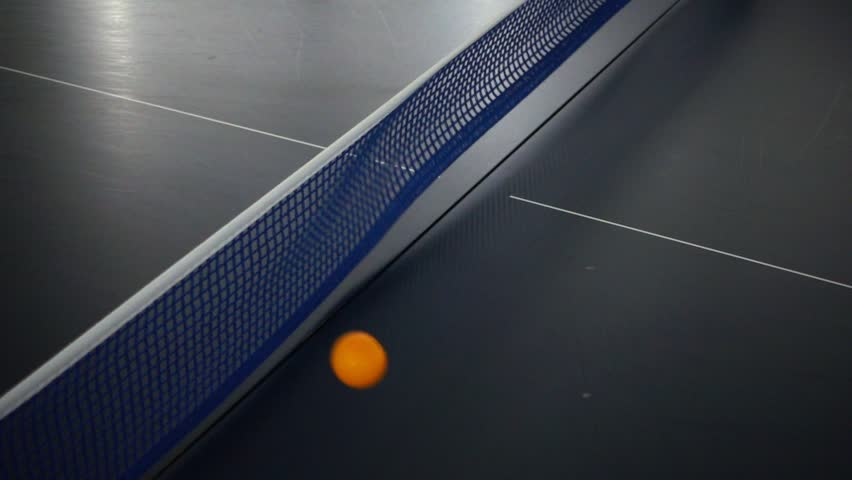
#> input picture aula02/pingpong.jpg, 852 x 480 px
$ jupyter execute --allow-errors aula02_02_morfologia.ipynb
#> lines starting #> are read from the running program, lines starting #| are printed output that depends on the picture; after the words box and inside, x2 and y2 are one past the last pixel; in counts of white or black regions, pixels touching at a corner belong together
# Operações Morfológicas

Muitas vezes o resultado de uma segmentação por mascaramento não sai exatamente como queríamos.

Para imagens coloridas, o mais comum é trabalhar no espaço de cores **HSV - Hue, Saturation, Value**, onde o canal H (matiz) indica o valor da cor dentro dos círculos de cores básicas. No OpenCV, o canal Hue é representado através da metade do ângulo em graus no círculo de cores. Assim os valores variam de 0 a 180, o que cabe numa representação de 8 bits.

**Exemplo:** vamos detectar apenas a cor violeta na imagem `cores.jpg`. Vamos assumir que a cor violeta encontra-se na faixa de 260º a 280º no círculo de cores

[cell 1]
import cv2
import matplotlib.pyplot as plt

#> (a cell that did not finish here is left out)

### Pratique:
Carregar a imagem `pingpong.jpg` e crie uma máscara indicando os pixels pertencentes à bolinha de pingue-pongue

[cell 3]
img = cv2.imread("pingpong.jpg", cv2.IMREAD_COLOR)
#> img is the input picture: shape (480, 852, 3); mean B, G, R 69.9, 62.9, 59.1
plt.imshow(img[:,:,::-1])
plt.show()

# convertendo para hsv
im_hsv = cv2.cvtColor(img, cv2.COLOR_BGR2HSV)
#> im_hsv: shape (480, 852, 3); mean H, S, V 101.2, 57.1, 71.2


# Segmenta apenas a cor laranja
menor = (int(0/2), 50, 50)
maior = (int(60/2), 255, 255)
mask_laranja = cv2.inRange(im_hsv, menor, maior) # pega só a mascara laranja!
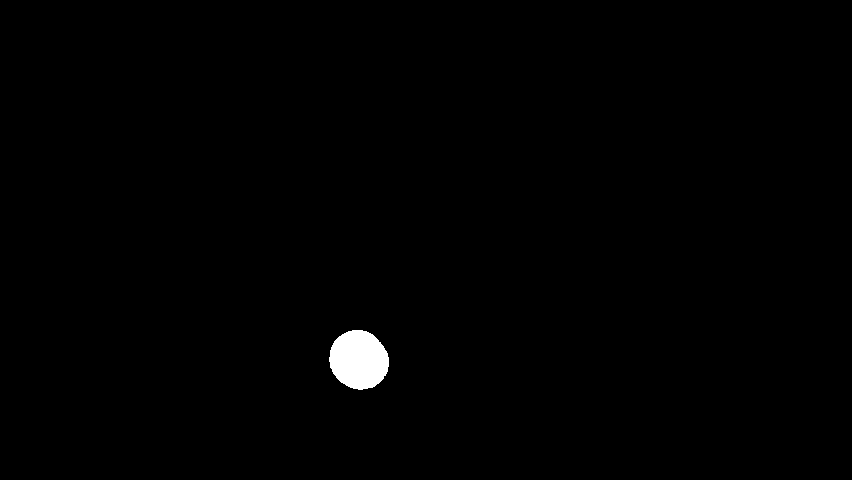
#> mask_laranja: shape (480, 852); 0.68% white; 1 white region
plt.imshow(mask_laranja, cmap='gray')
plt.show()

# Operações morfológicas

Podemos reparar dos exemplos anteriores que muitas vezes as máscaras obtidas aparecem com *buracos* e/ou *ilhas*, de forma que:
- **Buracos** são pequenos segmentos de pixels pretos dentro de regiões de pixels brancos
- **Ilhas** são pequenos segmentos de pixels brancos dentro de regiões de pixels pretos.

Em geral, buracos e ilhas são regiões onde houve falha na segmentação da imagem. Para tratar imagens com esses problemas,
a área de processamento de imagens usa um conjunto de técnicas conhecidas como *Morfologia Matemática*. Elas surgiram no problema de análise da estrutura de cristais, mas obtiveram muito sucesso na área de processamento de imagens.

As operações de morfologia matemática se baseima na ideia de um elemento estruturante, que podemos pensar em uma pequena janela quadrada, com as dimensões de poucos pixels, que vasculham a imagem realizando uma de duas operações básicas:

1. **Erosão:**  ao encontrar um pixel preto dentro da janela, todos os pixels que estão dentro dessa janela ficam pretos

https://homepages.inf.ed.ac.uk/rbf/HIPR2/erode.htm (exemplo com elemento estruturante 3x3)

2. Dilatação: ao encontrar um pixel branco dentro da janela, todos os pixels que estão dentro dessa janela ficam brancos

https://homepages.inf.ed.ac.uk/rbf/HIPR2/dilate.htm (exemplo com elemento estruturante 3x3)

A partir dessas duas operações, diversas outras são possíveis. Dessas, operações que encontram bastante utilidade prática em processamento de imagens é a de *abertura* e *fechamento*.

### Abertura
Na operação de abertura são realizadas as operações de erosão e depois de dilatação. A ideia é eliminar pequenas ilhas, que seriam eliminadas na erosão, e depois restaurar as dimensões dos agrupamentos brancos restantes. Vamos ver um exemplo de uso da abertura na máscara em que identificamos os trechos de cor violeta

#> (a cell that did not finish here is left out)

[cell 5]
# Cria uma janela 3x3 como elemento estruturante
import numpy as np
elemento_estrut = np.ones([3,3])
# realiza a abertura
#> (the rest of this cell did not finish here and is left out)

### Fechamento
Na operação de fechamento são realizadas as operações de dilatação e depois de erosão. A ideia é fechar pequenos buracos, que seriam eliminadas na silatação, e depois restaurar as dimensões dos agrupamentos restantes. Vamos ver um exemplo de uso do fechamento na máscara em que identificamos os trechos de cor violeta

#> (a cell that did not finish here is left out)

[cell 7]
# Cria uma janela 3x3 como elemento estruturante
import numpy as np
elemento_estrut = np.ones([3,3])
# realiza a abertura
#> (the rest of this cell did not finish here and is left out)

### Pratique:
1. Qual seria o resultado da aplicação da abertura seguida do fechamento na máscara usada acima?
1. Carregar a imagem `pingpong.jpg` e desenhar o contorno e o centro de massa da bolinha laranja. Imprima também a sua área na tela.

[cell 8]
img = cv2.imread("pingpong.jpg", cv2.IMREAD_COLOR)
img_rgb = cv2.cvtColor(img,cv2.COLOR_BGR2RGB)
img_hsv = cv2.cvtColor(img,cv2.COLOR_BGR2HSV)

# pegando uma mascara só com a cor laranja

cor_menor1 = np.array([0, 50, 50])
cor_maior1 = np.array([30, 255, 255])
mask_coke1 = cv2.inRange(img_hsv, cor_menor1, cor_maior1)

plt.figure(figsize=(15,10))
plt.imshow(mask_coke1, cmap='gray')
# plt.show()

# desenhando o cotorno
contornos, arvore = cv2.findContours(mask_coke1.copy(), cv2.RETR_TREE, cv2.CHAIN_APPROX_NONE)
#> contornos = 1 contour; box (x1, y1, x2, y2) and area: (329, 330, 389, 390) 2682; arvore = [[-1, -1, -1, -1]]
contornos_img = img_rgb.copy()
# contornos_img = coke_rgb.copy()
cv2.drawContours(contornos_img, contornos, -1, [0, 0, 255], 3);
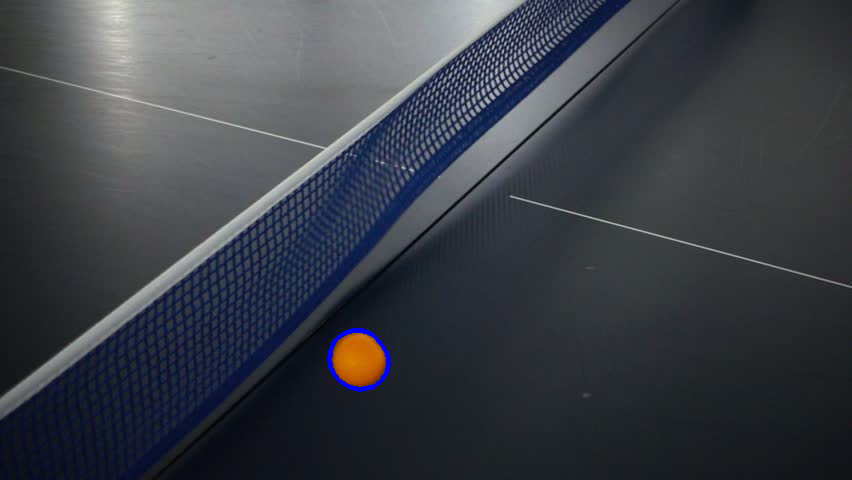
#> contornos_img: shape (480, 852, 3); mean R, G, B 59, 62.8, 70.4
plt.figure(figsize=(15,10))
plt.imshow(contornos_img)

# calculando o centro de massa e a área
def center_of_contour(contorno):
    """ Retorna uma tupla (cx, cy) que desenha o centro do contorno"""
    M = cv2.moments(contorno)
    # Usando a expressão do centróide definida em: https://en.wikipedia.org/wiki/Image_moment
    cX = int(M["m10"] / M["m00"])
    cY = int(M["m01"] / M["m00"])
    return (int(cX), int(cY))

def crosshair(img, point, size, color):
    """ Desenha um crosshair centrado no point.
        point deve ser uma tupla (x,y)
        color é uma tupla R,G,B uint8
    """
    x,y = point
    cv2.line(img,(x - size,y),(x + size,y),color,5)
    cv2.line(img,(x,y - size),(x, y + size),color,5)

font = cv2.FONT_HERSHEY_SIMPLEX

def texto(img, a, p):
    """Escreve na img RGB dada a string a na posição definida pela tupla p"""
    cv2.putText(img, str(a), p, font,1,(0,50,100),2,cv2.LINE_AA)


for c in contornos:
    a = cv2.contourArea(c) # área
    p = center_of_contour(c) # centro de massa
    crosshair(contornos_img, p, 20, (128,128,0))
    texto(contornos_img, np.round(a,2),p)
#> this loop made 1 pass
#> (a, cX in center_of_contour, cY in center_of_contour, x in crosshair, y in crosshair) on pass 1: (2682.5, 358, 359, 358, 359)
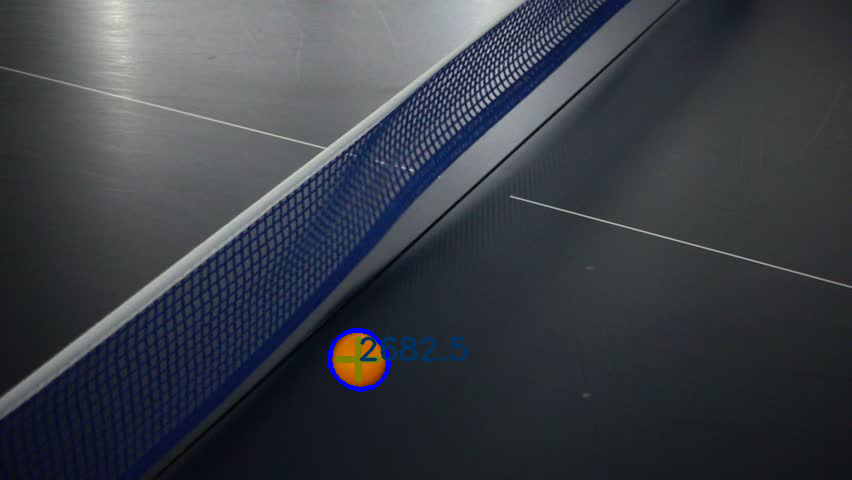
#> contornos_img: shape (480, 852, 3); 0.46% of pixels changed, all inside (x1, y1, x2, y2) = (335, 336, 468, 383)

plt.figure(figsize=(14,10))

plt.imshow(contornos_img);
plt.show()

$ run again, with aula02/cores.jpg copied over aula02/pingpong.jpg
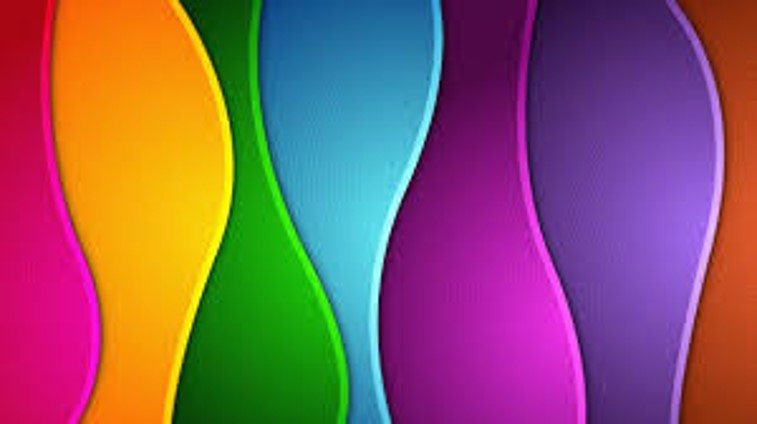
#> input picture aula02/cores.jpg, 757 x 424 px
#> img is the input picture: shape (424, 757, 3); mean B, G, R 98.6, 89.1, 135.2
#> im_hsv: shape (424, 757, 3); mean H, S, V 97.4, 207.9, 176.9
#> `mask_laranja = cv2.inRange(im_hsv, menor, maior)`:
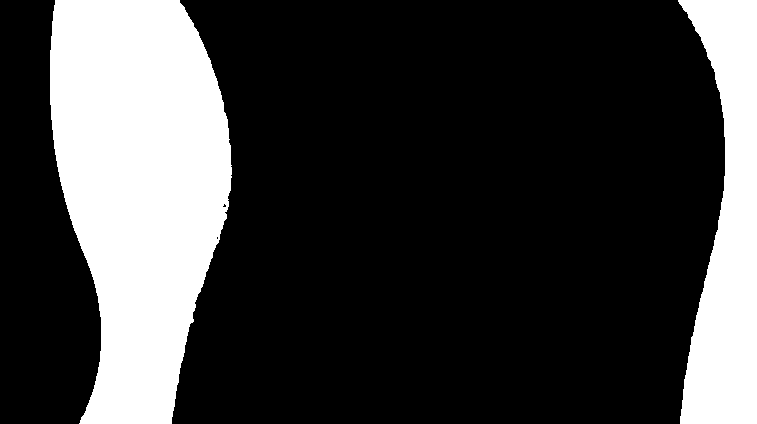
#> mask_laranja: shape (424, 757); 24.4% white; 2 white regions
#> contornos = 4 contours, 2 with area under 20; largest, box (x1, y1, x2, y2) and area: (50, 0, 232, 424) 56182, (678, 0, 757, 424) 21184; arvore = [[1, -1, -1, -1], [-1, 0, 2, -1], [3, -1, -1, 1], [-1, 2, -1, 1]]
#> the loop `for c in contornos:` made 4 passes
#> (a, cX in center_of_contour, cY in center_of_contour, x in crosshair, y in crosshair) on passes 1 to 4: (21184.5, 728, 229, 728, 229), (56182, 138, 185, 138, 185), (4, 217, 237, 217, 237), (10, 224, 205, 224, 205)
#> after the loop `for c in contornos:`:
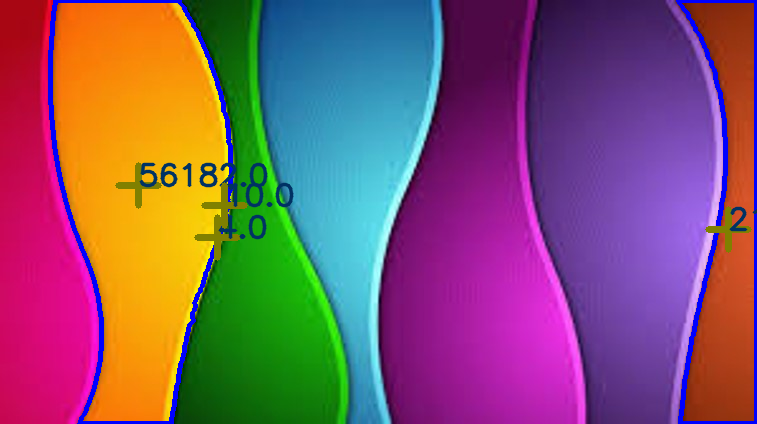
#> contornos_img: shape (424, 757, 3); mean R, G, B 129.4, 85.8, 104.7
